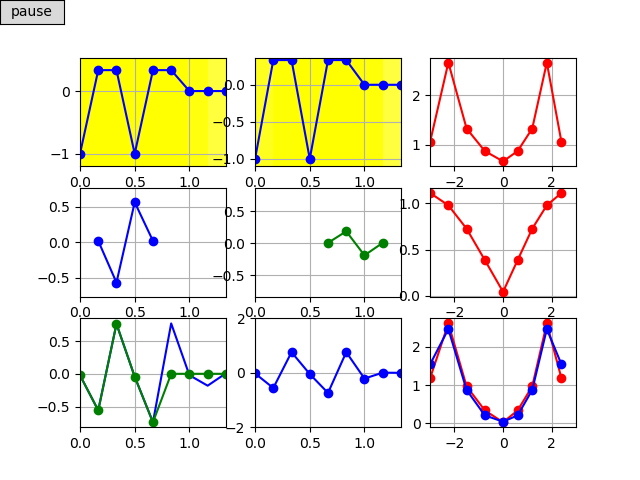

The Python source for this figure:
import numpy as np
import matplotlib.pyplot as plt
import scipy.signal as sc
import matplotlib
from matplotlib.animation import FuncAnimation
from buttons import buttonOnFigure
#--------------------------------------
fig = plt.figure()
fs  = 200
N   = 200
signalFrec = 50
#firData,=np.load("5_clase/hi_pass_short.npy").astype(float)
firData,=np.load("4_clase/low_pass.npy").astype(float)
firData=np.insert(firData,0,firData[-1]) #ojo que pydfa me guarda 1 dato menos...
M=len(firData)
firExtendedData=np.concatenate((firData,np.zeros(N-1)))
impar=((N+M-1)%2)
print(impar,N+M-1)
#--------------------------------------
def x(f,n):
    return 1*sc.sawtooth(2*np.pi*2*n,0.5)
#    return np.sin(2*np.pi*f*n)+np.sin(2*np.pi*f*2*n)

tData=np.linspace(0,(N+M-1)/fs,N+M-1,endpoint=False)
fData=np.concatenate((np.linspace(-fs/2,0,(N+M-1)//2,endpoint=False),\
       np.linspace(0,fs/2,(N+M-1)//2+impar,endpoint=False)))
xData=np.zeros(N+M-1)
xData[:N]+=x(signalFrec,tData[:N])
#--------------------------------------
signalAxe  = fig.add_subplot(3,3,1)
signalLn,  = plt.plot(tData,xData,'b-o')
signalAxe.grid(True)
signalAxe.set_xlim(0,(N+M-2)/fs)
signalAxe.set_ylim(np.min(xData)-0.2,np.max(xData)+0.2)
convZoneLn = signalAxe.fill_between([0,0],10,-10,facecolor="yellow",alpha=0.5)

firAxe  = fig.add_subplot(3,3,4)
firLn,  = plt.plot([],[],'b-o')
firAxe.grid(True)
firAxe.set_xlim(0,(N+M-2)/fs)
firAxe.set_ylim(np.min(firData)-0.2,np.max(firData)+0.2)

convAxe  = fig.add_subplot(3,3,7)
convolveData=np.convolve(xData[0:N],firData)
convLn,yifftLn,realtimeConvLn,  = plt.plot(tData,convolveData,'b-',[],[],'r-o',[],[],'g-o')
convAxe.grid(True)
convAxe.set_xlim(0,(N+M-2)/fs)
#--------------------------------------

xAxe  = fig.add_subplot(3,3,2)
xLn,xHighLn,  = plt.plot(tData,xData,'b-o',[],[],'ko')
xAxe.grid(True)
xAxe.set_xlim(0,(N+M-2)/fs)
xAxe.set_ylim(np.min(xData)*1.1,np.max(xData)*1.1)
xZoneLn = xAxe.fill_between([0,0],10,-10,facecolor="yellow",alpha=0.5)

hAxe  = fig.add_subplot(3,3,5)
hLn,  = plt.plot([],[],'g-o')
hAxe.grid(True)
hAxe.set_xlim(0,(N+M-2)/fs)
hAxe.set_ylim(np.min(convolveData)-0.1,np.max(convolveData)+0.1)

yAxe  = fig.add_subplot(3,3,8)
yLn,  = plt.plot([],[],'b-o')
yAxe.grid(True)
yAxe.set_xlim(0,(N+M-2)/fs)
yAxe.set_ylim(-0.05,0.05)
yData=np.zeros(N+M-1)
#--------------------------------------
XAxe  = fig.add_subplot(3,3,3)
XData = np.fft.fft(xData)
print(len(XData))

circularXData=np.concatenate((XData[len(XData)//2+impar:],XData[0:len(XData)//2+impar]))
XLn,  = plt.plot(fData,np.abs(circularXData),'r-o')
XAxe.grid(True)
XAxe.set_xlim(-fs/2,fs/2)

HData=np.fft.fft(firExtendedData)
circularHData=np.concatenate((HData[len(HData)//2+impar:],HData[0:len(XData)//2+impar]))
HAxe  = fig.add_subplot(3,3,6)
HLn,  = plt.plot(fData,np.abs(circularHData),'r-o')
HAxe.grid(True)
HAxe.set_xlim(-fs/2,fs/2)

YAxe  = fig.add_subplot(3,3,9)
YData=XData*HData
circularYData=np.concatenate((YData[len(YData)//2+impar:],YData[0:len(YData)//2+impar]))
YLn,YfftLn  = plt.plot(fData,np.abs(circularYData),'r-o',[],[],'b-o')
YAxe.grid(True)
YAxe.set_xlim(-fs/2,fs/2)

def init():
    global yData,realtimeConv,xZoneLn
    yData=np.zeros(N+M-1)
    realtimeConv=np.zeros(N+M-1)
    convZoneLn = signalAxe.fill_between([0,0],10,-10,facecolor="yellow",alpha=0.51)
    xZoneLn = xAxe.fill_between([0,0],10,-10,facecolor="yellow",alpha=0.5)
    return yLn,xHighLn,hLn,XLn,HLn,YLn,yifftLn,YfftLn,firLn,realtimeConvLn,convZoneLn,xZoneLn

def update(i):
    global yData,b,realtimeConv,xZoneLn
    if i<=N-1:
        xHighLn.set_data(i,xData[i])
        hLn.set_data(tData[i:i+M],firData*xData[i])
        xZoneLn = xAxe.fill_between([tData[i],tData[i+M-1]],10,-10,facecolor="yellow",alpha=0.5)


        hData=np.zeros(N+M-1)
        hData[i:i+M]=firData
        yData+=hData*xData[i]
        yLn.set_data(tData,yData)

        YfftData=np.fft.fft(yData)
        circularYfftData=np.concatenate((YfftData[len(YfftData)//2+impar:],YfftData[0:len(YfftData)//2+impar]))
        YfftLn.set_data(fData,np.abs(circularYfftData))

#        yifftData=np.fft.ifft(YfftData)
#        yifftLn.set_data(tData,np.real(yifftData))

    tDataNegative=np.linspace((-M+1)/fs,(N+M-1)/fs,N+2*(M-1),endpoint=False)
    xDataNegative=np.concatenate((np.zeros(M-1),xData))
    firLn.set_data(tDataNegative[i:i+M],firData[::-1])
    realtimeConv[i]=np.sum(xDataNegative[i:i+M]*firData[::-1])
    realtimeConvLn.set_data(tData,realtimeConv)
    convZoneLn = signalAxe.fill_between([tDataNegative[i],tDataNegative[i+M-1]],10,-10,facecolor="yellow",alpha=0.51)


#    if i==N+M-1:
#        b.pauseFunc(None)

    return yLn,xHighLn,hLn,XLn,HLn,YLn,yifftLn,YfftLn,firLn,realtimeConvLn,convZoneLn,xZoneLn

ani=FuncAnimation(fig,update,N+M-1,init,interval=10 ,blit=True,repeat=True)
plt.get_current_fig_manager().window.showMaximized()
b=buttonOnFigure(fig,ani)
plt.show()
